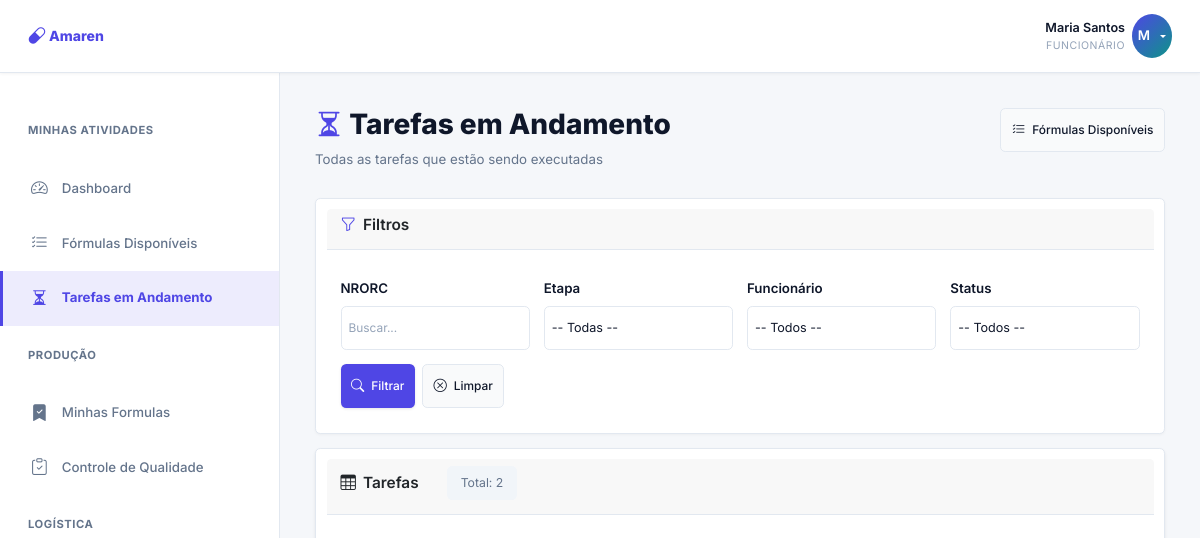
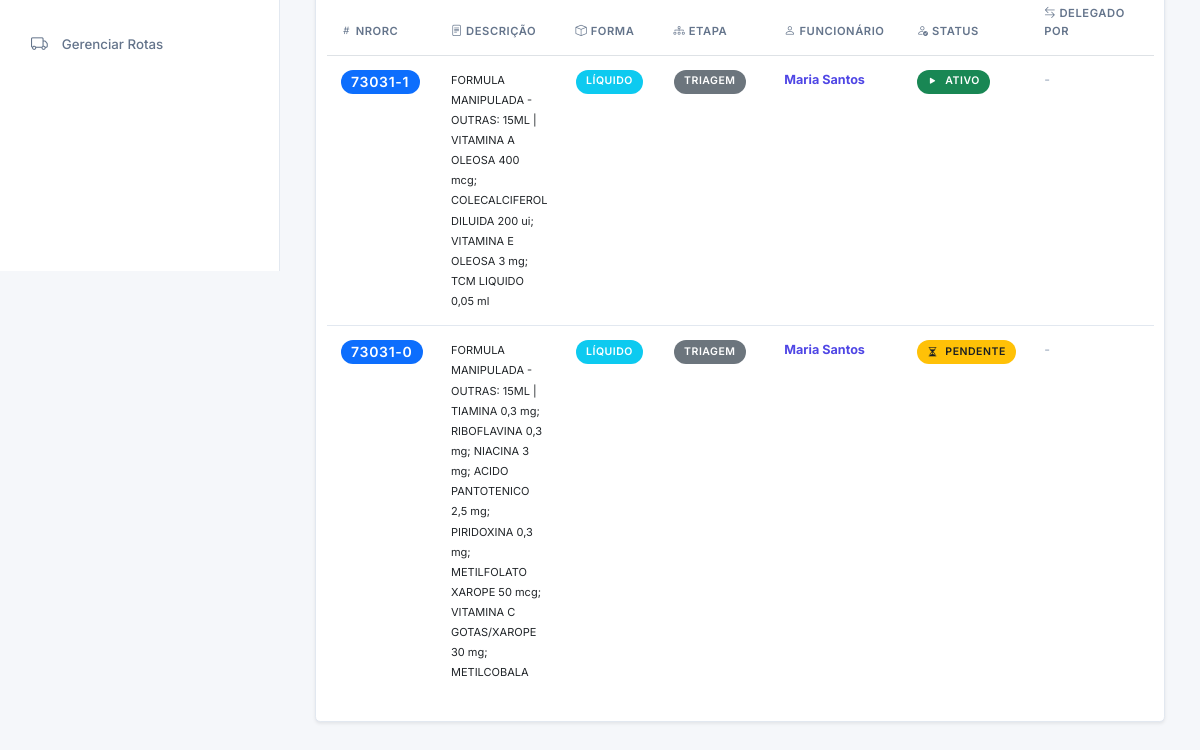
The app's page /dashboard/tarefas-em-andamento/ (signed in), older data (2 pictures, top to bottom).
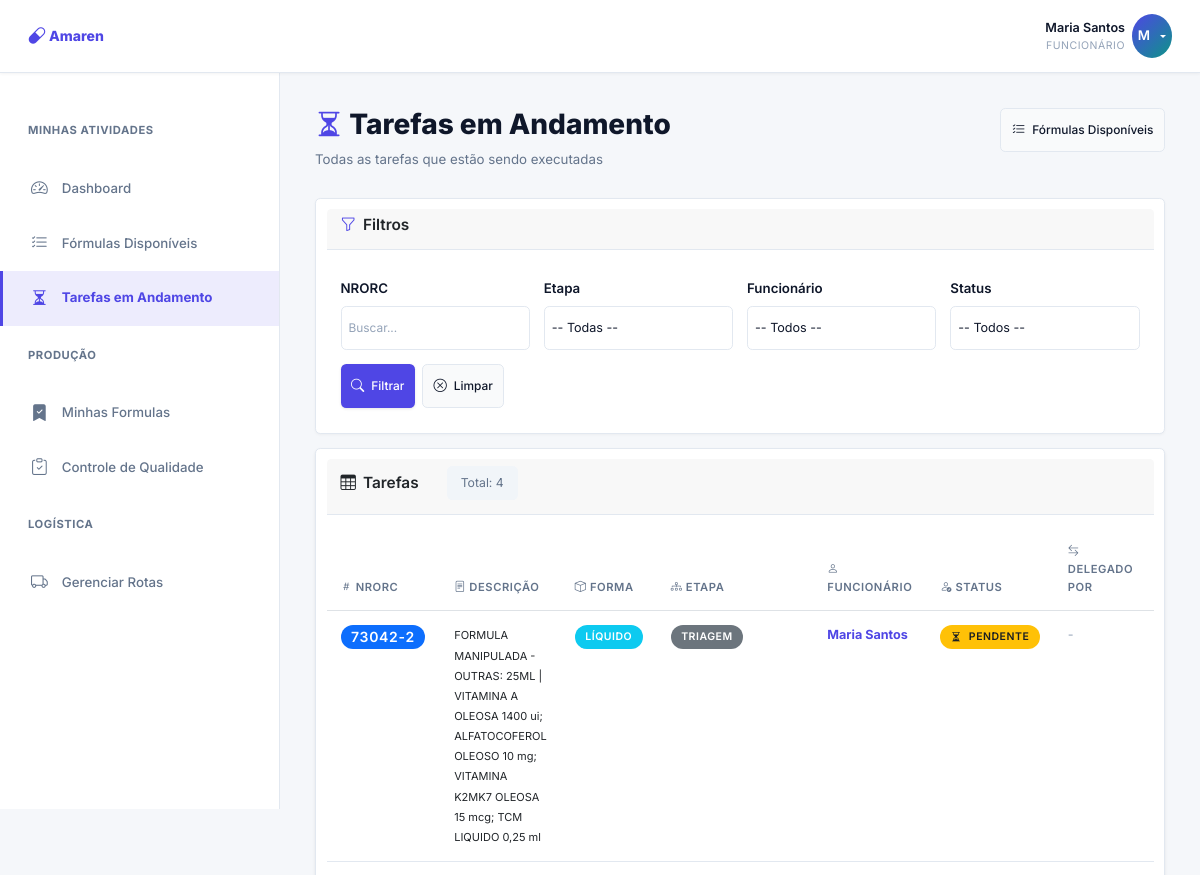
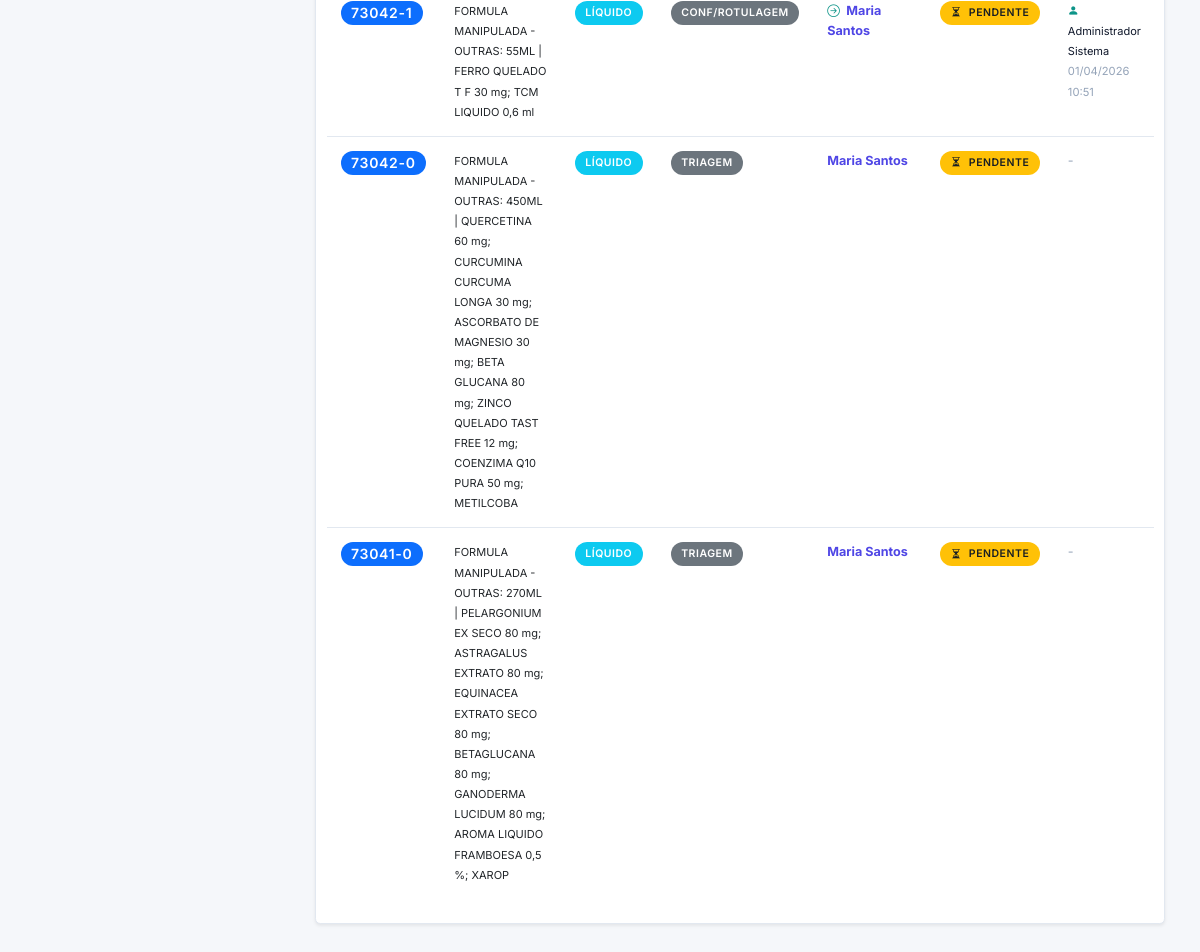
The same page, newer data (2 pictures, top to bottom).
### core/models.py (models this page shows, shortened)
class FormulaItem(models.Model):
    STATUS_CHOICES = [
        ('em_triagem', 'Em Triagem'),
        ('em_producao', 'Em Produção'),
        ('em_qualidade', 'Em Qualidade'),
        ('pronto_para_expedicao', 'Pronto para Expedição'),
        ('expedido', 'Expedido'),
        ('cancelado', 'Cancelado'),
    ]
    pedido_mestre = models.ForeignKey(PedidoMestre, on_delete=models.CASCADE, related_name='formulas')
    descricao = models.TextField(help_text="Descrição da fórmula (ex: VITAMINA A + D3 + TCM | 10ML)")
    quantidade = models.IntegerField(default=1, help_text="Quantidade de unidades")
    volume_ml = models.CharField(max_length=20, blank=True, help_text="Volume em ML se aplicável (ex: 10ML, 60ML)")
    id_api = models.CharField(max_length=100, unique=True, db_index=True, help_text="ID único da fórmula vindo da API")
    serieo = models.CharField(max_length=20, blank=True, help_text="Série do item (SERIEO)")
    price_unit = models.DecimalField(max_digits=15, decimal_places=2, null=True, blank=True, help_text="Preço unitário")
    price_total = models.DecimalField(max_digits=15, decimal_places=2, null=True, blank=True, help_text="Preço total")
    status = models.CharField(max_length=30, choices=STATUS_CHOICES, default='em_triagem')
    etapa_atual = models.ForeignKey(Etapa, on_delete=models.SET_NULL, null=True, blank=True)
    funcionario_na_etapa = models.ForeignKey(User, on_delete=models.SET_NULL, null=True, blank=True, related_name='formulas_assumidas')
    STATUS_TAREFA_CHOICES = [
        ('disponivel', 'Disponível'),
        ('ativo', 'Ativo'),
        ('pendente', 'Pendente'),
        ('concluido', 'Concluído'),
    ]
    eh_tarefa_ativa = models.BooleanField(default=False, help_text="Indica se é a tarefa ativa do funcionário nesta etapa")
    data_criacao_api = models.DateField(null=True, blank=True, help_text="Data de criação no sistema da API")
    data_atualizacao_api = models.DateField(null=True, blank=True, help_text="Data de atualização no sistema da API")
    datetime_atualizacao_api = models.DateTimeField(null=True, blank=True, db_index=True, help_text="Data + Hora de atualização na API (DTALT + HRALT)")
    criado_em = models.DateTimeField(auto_now_add=True)
    atualizado_em = models.DateTimeField(auto_now=True)
    concluido_em = models.DateTimeField(null=True, blank=True)
    class Meta:
        ordering = ['pedido_mestre', 'criado_em']
        verbose_name = 'Item de Fórmula'
        verbose_name_plural = 'Itens de Fórmula'
    def get_tipo_forma(self):
        if not self.descricao:
            return "Desconhecido"
        desc_upper = self.descricao.upper()
        if "CAPSULA" in desc_upper or "CAP" in desc_upper:
            return "Cápsula"
        elif "SACHE" in desc_upper or "SACHÊ" in desc_upper or "ENVELOPE" in desc_upper:
            return "Sachê"
        elif "ML" in desc_upper or "LIQUIDO" in desc_upper or "LÍQUIDO" in desc_upper or "XAROPE" in desc_upper or "TCM LIQUIDO" in desc_upper:
            return "Líquido"
        elif "CREME" in desc_upper or "POMADA" in desc_upper or "GEL" in desc_upper:
            return "Creme"
        elif "LOÇÃO" in desc_upper or "LOCION" in desc_upper:
            return "Loção"
        elif "SHAMPOO" in desc_upper:
            return "Shampoo"
        elif "SHOT" in desc_upper:
            return "Shot"
        elif "ÓVULO" in desc_upper or "OVULO" in desc_upper:
            return "Óvulo"
        elif "SUBLINGUAL" in desc_upper or "PASTILHA" in desc_upper:
            return "Comprimido"
        elif "OLEOSA" in desc_upper or "OLEOSO" in desc_upper:
            return "Oleosa"
        elif "GOMA" in desc_upper or "GUMMY" in desc_upper:
            return "Goma"
        elif "CHOCOLATE" in desc_upper:
            return "Chocolate"
        elif "FILME" in desc_upper:
            return "Filme"
        else:
            return "Outro"

class PedidoMestre(models.Model):
    STATUS_CHOICES = [
        ('em_processamento', 'Em Processamento'),
        ('pronto_para_expedicao', 'Pronto para Expedição'),
        ('em_rota_motoboy', 'Em Rota Motoboy'),
        ('em_rota_sedex', 'Em Rota Sedex'),
        ('expedido', 'Expedido'),
        ('concluido', 'Concluído'),
        ('cancelado', 'Cancelado'),
    ]
    nrorc = models.BigIntegerField(unique=True, db_index=True, help_text="Número RC do pedido (identificador único da API)")
    status = models.CharField(max_length=30, choices=STATUS_CHOICES, default='em_processamento')
    cliente = models.CharField(max_length=200, blank=True, help_text="Nome do cliente")
    observacoes = models.TextField(blank=True)
    criado_em = models.DateTimeField(auto_now_add=True)
    atualizado_em = models.DateTimeField(auto_now=True)
    concluido_em = models.DateTimeField(null=True, blank=True)
    class Meta:
        ordering = ['-criado_em']
        verbose_name = 'Pedido'
        verbose_name_plural = 'Pedidos'

class Etapa(models.Model):
    nome = models.CharField(max_length=200)
    sequencia = models.IntegerField()
    ativa = models.BooleanField(default=True)
    se_gera_pontos = models.BooleanField(default=True)
    se_possui_checklists = models.BooleanField(default=False)
    se_possui_calculo_por_quantidade = models.BooleanField(default=False)
    pontos_fixos_etapa = models.DecimalField(
        max_digits=10,
        decimal_places=2,
        default=0,
        help_text='Pontos adicionados ao concluir a etapa (além dos checklists, se houver)'
    )
    criado_em = models.DateTimeField(auto_now_add=True)
    atualizado_em = models.DateTimeField(auto_now=True)
    class Meta:
        ordering = ['sequencia']
        verbose_name = 'Etapa'
        verbose_name_plural = 'Etapas'

class DelegacaoTarefa(models.Model):
    formula = models.ForeignKey(FormulaItem, on_delete=models.CASCADE, related_name='delegacoes')
    delegado_por = models.ForeignKey(User, on_delete=models.SET_NULL, null=True, blank=True, related_name='delegacoes_feitas', help_text="Funcionário que delegou a tarefa")
    delegado_para = models.ForeignKey(User, on_delete=models.CASCADE, related_name='delegacoes_recebidas', help_text="Funcionário que recebeu a tarefa")
    etapa = models.ForeignKey(Etapa, on_delete=models.SET_NULL, null=True, blank=True)
    data_delegacao = models.DateTimeField(auto_now_add=True)
    ativa = models.BooleanField(default=True, help_text="Se a delegação está ativa")
    data_conclusao = models.DateTimeField(null=True, blank=True, help_text="Quando a tarefa foi concluída")
    class Meta:
        verbose_name = 'Delegação de Tarefa'
        verbose_name_plural = 'Delegações de Tarefas'
        ordering = ['-data_delegacao']

### dashboard/views_formulas.py (the view)
# urls.py: path('tarefas-em-andamento/', views_formulas.tarefas_em_andamento, name='tarefas_em_andamento'),
@login_required
def tarefas_em_andamento(request):
    is_funcionario = request.user.groups.filter(name='Funcionário').exists()
    is_gestor = request.user.groups.filter(name__in=['Gerente', 'Superadmin']).exists() or request.user.is_superuser
    if not (is_funcionario or is_gestor):
        return redirect('dashboard:home')
    formulas_assumidas = FormulaItem.objects.filter(
        funcionario_na_etapa__isnull=False,  # Tem funcionário responsável
        status__in=['em_triagem', 'em_producao', 'em_qualidade']
    ).select_related('pedido_mestre', 'etapa_atual', 'funcionario_na_etapa').prefetch_related('delegacoes').order_by('-eh_tarefa_ativa', '-datetime_atualizacao_api')
    etapa_id = request.GET.get('etapa', '').strip()
    funcionario_id = request.GET.get('funcionario', '').strip()
    status_filtro = request.GET.get('status', '').strip()  # 'ativo' ou 'pendente'
    nrorc = request.GET.get('nrorc', '').strip()
    if etapa_id:
        formulas_assumidas = formulas_assumidas.filter(etapa_atual_id=etapa_id)
    if funcionario_id:
        formulas_assumidas = formulas_assumidas.filter(funcionario_na_etapa_id=funcionario_id)
    if status_filtro:
        if status_filtro == 'ativo':
            formulas_assumidas = formulas_assumidas.filter(eh_tarefa_ativa=True)
        elif status_filtro == 'pendente':
            formulas_assumidas = formulas_assumidas.filter(eh_tarefa_ativa=False)
    if nrorc:
        formulas_assumidas = formulas_assumidas.filter(pedido_mestre__nrorc__icontains=nrorc)
    paginator = Paginator(formulas_assumidas, 20)
    page_number = request.GET.get('page', '1')
    page_obj = paginator.get_page(page_number)
    formulas_com_delegacao = []
    for formula in page_obj:
        delegacao = None
        if formula.delegacoes.exists():
            delegacao = formula.delegacoes.filter(ativa=True).order_by('-data_delegacao').first()
        formulas_com_delegacao.append({
            'formula': formula,
            'delegacao': delegacao,
        })
    etapas = Etapa.objects.filter(ativa=True).order_by('sequencia')
    funcionarios = User.objects.filter(groups__name='Funcionário').order_by('first_name')
    context = {
        'page_obj': page_obj,
        'formulas_com_delegacao': formulas_com_delegacao,
        'etapas': etapas,
        'funcionarios': funcionarios,
        'filtro_etapa': etapa_id,
        'filtro_funcionario': funcionario_id,
        'filtro_status': status_filtro,
        'filtro_nrorc': nrorc,
        'is_gestor': is_gestor,
        'is_funcionario': is_funcionario,
    }
    return render(request, 'dashboard/tarefas_em_andamento.html', context)

### templates/dashboard/tarefas_em_andamento.html (shortened to what the changed rows need)
{% extends 'base.html' %}
{% load static %}
{% block content %}
<div class="page-header">
    <div>
        <h1>
            <i class="bi bi-hourglass-split" style="color: #4f46e5;"></i> Tarefas em Andamento
        </h1>
    </div>
</div>
{% if page_obj %}
<div class="card shadow-sm">
    <div class="card-header" style="border-bottom: 1px solid #e2e8f0;">
        <div style="display: flex; justify-content: space-between; align-items: center; gap: 2rem;">
            <h3 class="card-title" style="margin: 0;">
                <i class="bi bi-table"></i> Tarefas
            </h3>
            <small style="color: #64748b; white-space: nowrap; padding: 0.5rem 1rem; background: #f1f5f9; border-radius: 0.375rem;">
                {% if is_paginated %}
                Exibindo {{ page_obj.start_index }} a {{ page_obj.end_index }} de {{ page_obj.paginator.count }}
                {% else %}
                Total: {{ page_obj.paginator.count }}
                {% endif %}
            </small>
        </div>
    </div>
    <div class="card-body p-0">
        <div style="overflow-x: auto;">
            <table class="table">
                <thead class="bg-light border-bottom">
                    <tr>
                        <th style="width: 90px;"><i class="bi bi-hash"></i> NRORC</th>
                        <th><i class="bi bi-file-text"></i> Descrição</th>
                        <th style="width: 100px;"><i class="bi bi-box"></i> Forma</th>
                        <th style="width: 120px;"><i class="bi bi-diagram-3"></i> Etapa</th>
                        <th style="width: 150px;"><i class="bi bi-person"></i> Funcionário</th>
                        <th style="width: 120px;"><i class="bi bi-person-check"></i> Status</th>
                        <th style="width: 150px;"><i class="bi bi-arrow-left-right"></i> Delegado Por</th>
                    </tr>
                </thead>
                <tbody>
                    {% for item in formulas_com_delegacao %}
                    <tr>
                        <td>
                            <span class="badge bg-primary fs-6" style="white-space: nowrap;">
                                {{ item.formula.pedido_mestre.nrorc }}-{{ item.formula.serieo }}
                            </span>
                        </td>
                        <td>
                            <small class="text-dark">{{ item.formula.descricao }}</small>
                        </td>
                        <td>
                            <span class="badge bg-info">{{ item.formula.get_tipo_forma }}</span>
                        </td>
                        <td>
                            <span class="badge bg-secondary">{{ item.formula.etapa_atual.nome }}</span>
                        </td>
                        <td>
                            <strong style="color: #4f46e5;">
                                {% if item.delegacao and item.delegacao.delegado_para == item.formula.funcionario_na_etapa %}
                                <i class="bi bi-arrow-right-circle" style="color: #0d9488; margin-right: 0.25rem;" title="Delegado"></i>
                                {% endif %}
                                {{ item.formula.funcionario_na_etapa.get_full_name|default:item.formula.funcionario_na_etapa.username }}
                            </strong>
                        </td>
                        <td>
                            {% if item.formula.eh_tarefa_ativa %}
                            <span class="badge bg-success">
                                <i class="bi bi-play-fill"></i> Ativo
                            </span>
                            {% else %}
                            <span class="badge bg-warning" style="color: #191e23;">
                                <i class="bi bi-hourglass-split"></i> Pendente
                            </span>
                            {% endif %}
                        </td>
                        <td>
                            {% if item.delegacao %}
                            <small style="color: #0f172a;">
                                {% if item.delegacao.delegado_por %}
                                <i class="bi bi-person-fill" style="color: #0d9488;"></i>
                                {{ item.delegacao.delegado_por.get_full_name }}
                                <br>
                                <span style="font-size: 0.8rem; color: #94a3b8;">
                                    {{ item.delegacao.data_delegacao|date:"d/m/Y H:i" }}
                                </span>
                                {% else %}
                                <span style="color: #94a3b8;">Auto-assumida</span>
                                {% endif %}
                            </small>
                            {% else %}
                            <span style="color: #94a3b8; font-size: 0.9rem;">-</span>
                            {% endif %}
                        </td>
                    </tr>
                    {% endfor %}
                </tbody>
            </table>
        </div>
    </div>
</div>
{% endif %}
{% endblock %}

Row changes from the older to the newer data that the page shows:
no longer on this page (row edited): FormulaItem: formula.pedido_mestre.nrorc "73031", formula.serieo "1", formula.descricao "FORMULA MANIPULADA - OUTRAS: 15ML | VITAMINA A OLEOSA 400 mcg; COLECALCIFEROL DILUIDA 200 ui; VITAMINA E OLEOSA 3 mg; TCM LIQUIDO 0,05 ml", formula.get_tipo_forma "LÍQUIDO", formula.etapa_atual.nome "TRIAGEM", formula.funcionario_na_etapa.get_full_name "Maria Santos", eh_tarefa_ativa True (drawn)
no longer on this page (row edited): FormulaItem: formula.pedido_mestre.nrorc "73031", formula.serieo "0", formula.descricao "FORMULA MANIPULADA - OUTRAS: 15ML | TIAMINA 0,3 mg; RIBOFLAVINA 0,3 mg; NIACINA 3 mg; ACIDO PANTOTENICO 2,5 mg; PIRIDOXINA 0,3 mg; METILFOLATO XAROPE 50 mcg; VITAMINA C GOTAS/XAROPE 30 mg; METILCOBALA", formula.get_tipo_forma "LÍQUIDO", formula.etapa_atual.nome "TRIAGEM", formula.funcionario_na_etapa.get_full_name "Maria Santos", eh_tarefa_ativa False (drawn)
now on this page (row edited): FormulaItem: formula.pedido_mestre.nrorc "73042", formula.serieo "2", formula.descricao "FORMULA MANIPULADA - OUTRAS: 25ML | VITAMINA A OLEOSA 1400 ui; ALFATOCOFEROL OLEOSO 10 mg; VITAMINA K2MK7 OLEOSA 15 mcg; TCM LIQUIDO 0,25 ml", formula.get_tipo_forma "LÍQUIDO", formula.etapa_atual.nome "TRIAGEM", formula.funcionario_na_etapa.get_full_name "Maria Santos", eh_tarefa_ativa False (drawn)
now on this page (row edited): FormulaItem: formula.pedido_mestre.nrorc "73042", formula.serieo "1", formula.descricao "FORMULA MANIPULADA - OUTRAS: 55ML | FERRO QUELADO T F 30 mg; TCM LIQUIDO 0,6 ml", formula.get_tipo_forma "LÍQUIDO", formula.etapa_atual.nome "CONF/ROTULAGEM", formula.funcionario_na_etapa.get_full_name "Maria Santos", eh_tarefa_ativa False (drawn), delegacao.delegado_por.get_full_name "Administrador Sistema", delegacao.data_delegacao "01/04/2026 10:51"
now on this page (row edited): FormulaItem: formula.pedido_mestre.nrorc "73042", formula.serieo "0", formula.descricao "FORMULA MANIPULADA - OUTRAS: 450ML | QUERCETINA 60 mg; CURCUMINA CURCUMA LONGA 30 mg; ASCORBATO DE MAGNESIO 30 mg; BETA GLUCANA 80 mg; ZINCO QUELADO TAST FREE 12 mg; COENZIMA Q10 PURA 50 mg; METILCOBA", formula.get_tipo_forma "LÍQUIDO", formula.etapa_atual.nome "TRIAGEM", formula.funcionario_na_etapa.get_full_name "Maria Santos", eh_tarefa_ativa False (drawn)
now on this page (row edited): FormulaItem: formula.pedido_mestre.nrorc "73041", formula.serieo "0", formula.descricao "FORMULA MANIPULADA - OUTRAS: 270ML | PELARGONIUM EX SECO 80 mg; ASTRAGALUS EXTRATO 80 mg; EQUINACEA EXTRATO SECO 80 mg; BETAGLUCANA 80 mg; GANODERMA LUCIDUM 80 mg; AROMA LIQUIDO FRAMBOESA 0,5 %; XAROP", formula.get_tipo_forma "LÍQUIDO", formula.etapa_atual.nome "TRIAGEM", formula.funcionario_na_etapa.get_full_name "Maria Santos", eh_tarefa_ativa False (drawn)
Text that changed along with them:
{{ page_obj.paginator.count }}: "2" → "4"
